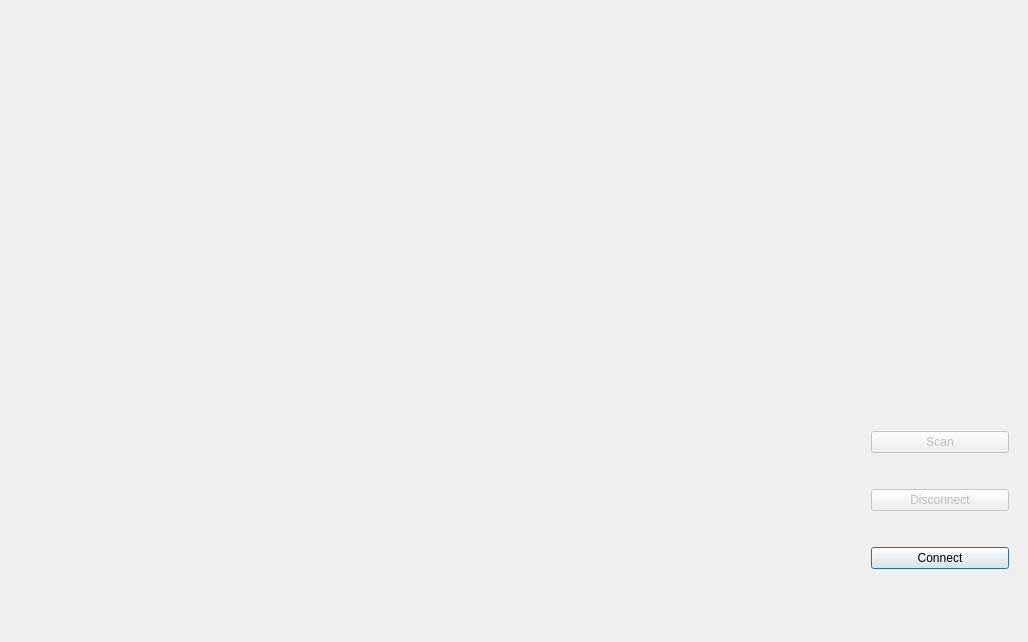
<?xml version="1.0" encoding="UTF-8"?>
<ui version="4.0">
 <class>WindowClass</class>
 <widget class="QMainWindow" name="WindowClass">
  <property name="geometry">
   <rect>
    <x>0</x>
    <y>0</y>
    <width>1028</width>
    <height>642</height>
   </rect>
  </property>
  <property name="windowTitle">
   <string>test mapper</string>
  </property>
  <widget class="QWidget" name="centralWidget">
   <widget class="QWidget" name="verticalLayoutWidget">
    <property name="geometry">
     <rect>
      <x>860</x>
      <y>390</y>
      <width>160</width>
      <height>221</height>
     </rect>
    </property>
    <layout class="QVBoxLayout" name="verticalLayout">
     <item>
      <widget class="QPushButton" name="scanButton">
       <property name="enabled">
        <bool>false</bool>
       </property>
       <property name="text">
        <string>Scan</string>
       </property>
      </widget>
     </item>
     <item>
      <widget class="QPushButton" name="disconnectButton">
       <property name="enabled">
        <bool>false</bool>
       </property>
       <property name="text">
        <string>Disconnect</string>
       </property>
      </widget>
     </item>
     <item>
      <widget class="QPushButton" name="connectButton">
       <property name="text">
        <string>Connect</string>
       </property>
       <property name="default">
        <bool>true</bool>
       </property>
      </widget>
     </item>
    </layout>
   </widget>
   <widget class="QWidget" name="gridLayoutWidget">
    <property name="geometry">
     <rect>
      <x>20</x>
      <y>10</y>
      <width>801</width>
      <height>611</height>
     </rect>
    </property>
    <layout class="QGridLayout" name="mapLayout"/>
   </widget>
  </widget>
 </widget>
 <layoutdefault spacing="6" margin="11"/>
 <resources>
  <include location="window.qrc"/>
 </resources>
 <connections/>
</ui>
